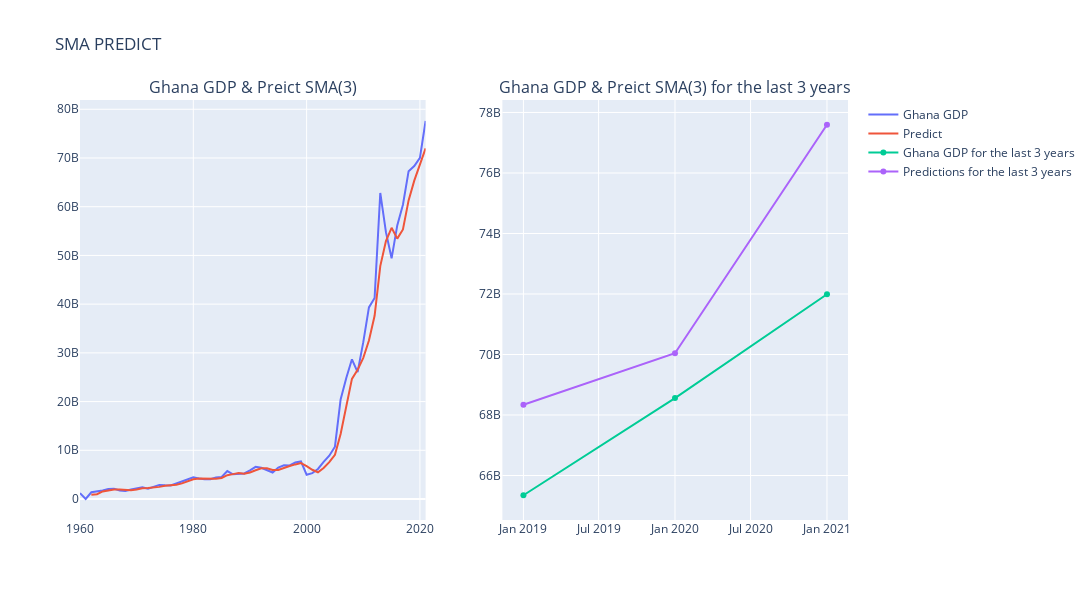

The code cell stored with this chart in its notebook:
### Markdown cell above
Сделаем предсказание(графически) для SMA для 3 окна.

### Code cell
fig = make_subplots(rows=1, cols=2, subplot_titles=['Ghana GDP & Preict SMA(3)', 'Ghana GDP & Preict SMA(3) for the last 3 years'])

fig.add_trace(go.Scatter(y=ghana_gdp['GDP (current US$)'], x= ghana_gdp.index, showlegend=True, name='Ghana GDP'), row=1, col=1)
fig.add_trace(go.Scatter(y=ghana_gdp['GDP (current US$)'].rolling(window=3).mean(), x= ghana_gdp.index, showlegend=True, name='Predict'), row=1, col=1)
fig.add_trace(go.Scatter(y=ghana_gdp['GDP (current US$)'].rolling(window=3).mean().loc['2019-01-01':], x= test_ghana.index, showlegend=True, name='Ghana GDP for the last 3 years'), row=1, col=2)
fig.add_trace(go.Scatter(y=ghana_gdp['GDP (current US$)'].loc['2019-01-01':], x= test_ghana.index, showlegend=True, name='Predictions for the last 3 years'), row=1, col=2)
fig.update_layout(height=600, width=1500, title_text='SMA PREDICT')
fig.show()
